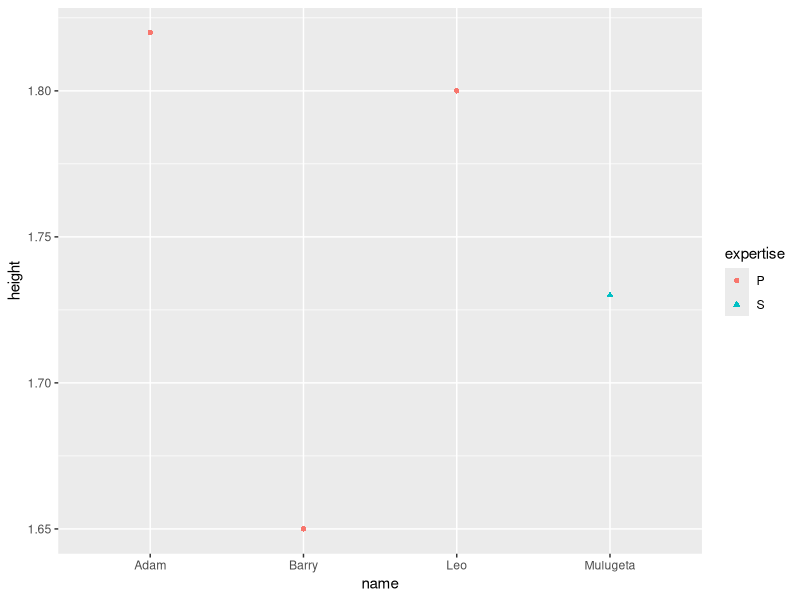

The R source for this figure:
## 2021 ASA RBC - Session 1 Agenda

# Housekeeping:
## 5 sessions, 4 breaks
## Questions related to content: ask me
## Questions related to problems: ask TAs

# 1) R/Rstudio ----

## Why R? 
### free, 
### runs in multiple platforms, 
### online community and support, 
### continuous development, 
### reproducible research!

## Why RStudio?
### Integrates various components of an analysis
### Colored syntax
### Syntax suggestions

## RStudio panels

# 2) R terminology ----
## Object
45
45/3

a <- 45/3

a

b <- c(3, 6, 10)
b

c <- "Workshop"
c

## Object classes
### Data frame
d <- data.frame(Number = b,
                ID = c)

d

### Matrices
e <- matrix(c(b,b),
            nrow = 2)

e

### Lists 
f <- list("a" = a, "b" = b,
          "c" = c, "d" = d)
f

class(f)

class(f$d)

## Function
mean(b)
b
## Argument
b2 <- c(3, 6, 10, NA)
b2

mean(b2, na.rm = T)

mean(na.rm = T, x = b2)

## Package
## Install vs. load a package
## Install ggplot2 using the "Packages" tab
## Install dplyr using install.packages()

# 3) Creating the introductions data set ----
install.packages("tibble")
library(tibble)

intro <- tribble(~name, ~height, ~expertise, 
                 "Leo", 1.80, "P",
                 "Adam", 1.82, "P",
                 "Mulugeta", 1.73, "S",
                 "Barry", 1.65, "P"
)

intro

# Check summary, structure and classes
summary(intro)

head(intro)
tail(intro)

class(intro)
class(intro$expertise)

# Sampling the dataset
# First row only
intro[1,]

# First column only
intro[,1]

# Rows 1 to 4 and columns 1 to 3
intro[1:2, 1:2]

# Rows 1 and 4 and columns 1 and 5
intro[c(1,3) , c(2,3)]

# 4) ggplot2 philosophy and plots ---- 

library(ggplot2)
# Point
ggplot(data = intro, mapping = aes(x=name,
                                   y=height))+
  #geom_point(color="red", shape = 3)
  geom_point(aes(shape=expertise,
                 color=expertise))


intro

# 5) Exercise ----
## Let's explore geom_point a bit further.
## Explore on your own and make the following changes:
### change the color of all points to red
### change the shape of all points to a triangle
### increase the size of all points to anything larger than they are now

## to find out about that, you may use the help() function, 
#### for ex. help("geom_point")
#### explore the "Arguments" and the "Examples" sections.





